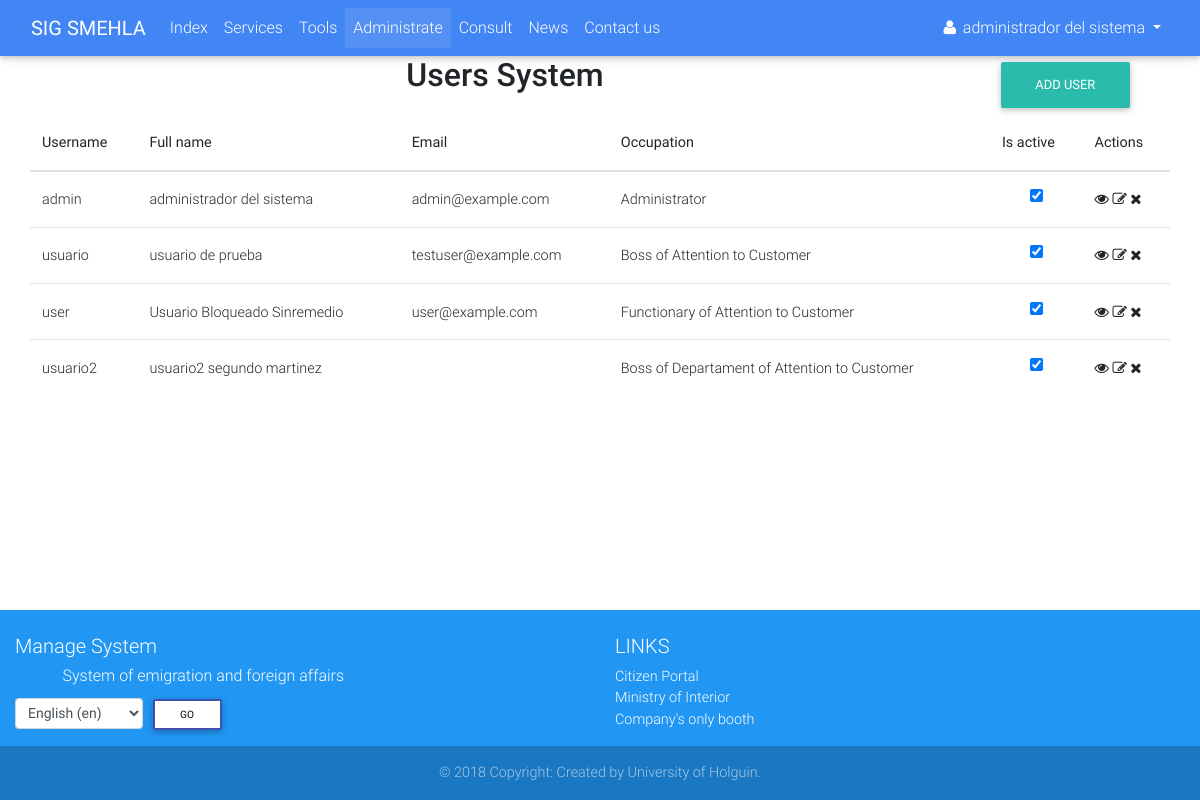
The app's page /accounts/dashboard/ (signed in) with its own data.
### accounts/models.py (models this page shows, shortened)
class Profile(AbstractUser):
    OCCUPATION_TYPE = (
        ('FAC', _('Functionary of Attention to Customer')),
        ('BAC', _('Boss of Attention to Customer')),
        ('BDAC', _('Boss of Departament of Attention to Customer')),
        ('DIR', _('Director')),
        ('ADMIN', _('Administrator')),
    )
    born_date = models.DateField(_('Born date'), blank=True, null=True, validators=[validate_born_date])
    occupation = models.CharField(_('Occupation'), max_length=5, choices=OCCUPATION_TYPE, default='FAC')
    class Meta:
        verbose_name = _('Profile')
        verbose_name_plural = _('Profiles')
    def __str__(self):
        if self.first_name and self.last_name:
            return self.get_full_name()
        else:
            return self.username

### accounts/views.py (the view)
# urls.py: path('dashboard/', views.DashBoardView.as_view(), name='dashboard'),
class DashBoardView(mixins.SuperuserRequiredMixin, mixins.NavbarMixin, generic.ListView):
    template_name = 'accounts/dashboard.html'
    tab_name = 'dashboard'
    model = Profile

### accounts/mixins.py (called while the page is built)
    def dispatch(self, request, *args, **kwargs):
        response = super(SuperuserRequiredMixin, self).dispatch(request, *args, **kwargs)
        if request.user.is_superuser:
            return response
        else:
            raise PermissionDenied

    def get_tab_name(self):
        if self.tab_name:
            return self.tab_name
        else:
            return 'init'

    def get_context_data(self, **kwargs):
        context = super(NavbarMixin, self).get_context_data(**kwargs)
        context['tab'] = self.get_tab_name()
        return context

### accounts/templates/accounts/dashboard.html (shortened to what this page needs)
{% extends 'navbar.html' %}
{% load i18n %}
{% block main %}
    <div class="container">
        <div class="row">
            <div class="col-10"><h2 class="h2 text-center">{% trans 'Users System' %}</h2></div>
            <div class="col">
                <a href="{% url 'accounts:profile_create' %}" class="btn btn-default">{% trans 'Add user' %}</a>
            </div>
        </div>
        <div class="row">
            <table class="table table-hover" cellspacing="0" width="100%">
                <thead>
                <tr>
                    <th class="th">{% trans 'Username' %}</th>
                    <th>{% trans 'Full name' %}</th>
                    <th>{% trans 'Email' %}</th>
                    <th>{% trans 'Occupation' %}</th>
                    <th>{% trans 'Is active' %}</th>
                    <th>{% trans 'Actions' %}</th>
                </tr>
                </thead>
                <tbody>
                {% for profile in profile_list %}
                    <tr>
                        <td>{{ profile.username }}</td>
                        <td>{{ profile.get_full_name }}</td>
                        <td>{{ profile.email }}</td>
                        <td>{{ profile.get_occupation_display }}</td>
                        <td>
                            <input type="checkbox" class="form-control"
                                   {% if  profile.is_active %}checked title="{% trans 'Is active' %}"
                                   {% else %}title="{% trans 'Is inactive' %}"{% endif %} data-pk="{{ profile.pk }}">
                        </td>
                        <td>
                            <a href="{% url 'accounts:profile_detail' profile.pk %}">
                                <i class="fa fa-eye"></i>
                            </a>
                            <a href="{% url 'accounts:profile_update' profile.pk %}">
                                <i class="fa fa-edit"></i>
                            </a>
                            <a href="{% url 'accounts:profile_delete' profile.pk %}">
                                <i class="fa fa-remove"></i>
                            </a>
                        </td>
                    </tr>
                {% endfor %}
                </tbody>
            </table>
        </div>
    </div>
{% endblock %}

### accounts/templates/navbar.html (shortened to what this page needs)
{% extends 'base.html' %}
{% load static %}
{% load i18n %}
{% block styles %}
    <link rel="stylesheet" href="{% static 'accounts/css/navbar.css' %}">
{% endblock %}
{% block content %}
    <header>
        <nav class="navbar navbar-expand-lg navbar-dark primary-color">
            <div class="container-fluid">
                <a href="{% url 'services:index' %}" class="navbar-brand">
                    <strong>SIG SMEHLA</strong>
                </a>
                <div class="collapse navbar-collapse" id="navbar">
                    <ul class="navbar-nav mr-auto">
                        <li class="nav-item" id="init">
                            <a href="{% url 'services:index' %}" class="nav-link">{% trans 'Index' %}
                                </a>
                        </li>
                        <li class="nav-item" id="services">
                            <a href="{% url 'services:services' %}" class="nav-link">{% trans 'Services' %}</a>
                        </li>
                        {% if user.is_authenticated %}
                            <li class="nav-item" id="tools">
                                <a href="{% url 'services:tools' %}" class="nav-link">{% trans 'Tools' %}</a>
                            </li>
                        {% endif %}
                        {% if user.is_superuser %}
                            <li class="nav-item" id="dashboard">
                                <a href="{% url 'accounts:dashboard' %}" class="nav-link">{% trans 'Administrate' %}</a>
                            </li>
                        {% endif %}
                        <li class="nav-item" id="status">
                            <a href="{% url 'services:status' %}" class="nav-link">{% trans 'Consult' %}</a>
                        </li>
                        <li class="nav-item" id="news">
                            <a href="{% url 'news:list' %}" class="nav-link">{% trans 'News' %}</a>
                        </li>
                        <li class="nav-item">
                            <a href="#" class="nav-link" data-toggle="modal"
                               data-target="#contact">{% trans 'Contact us' %}</a>
                        </li>
                    </ul>
                    <div class="form-inline">
                        <ul class="navbar-nav mr-auto">
                            <li class="nav-item">
                                {% if user.is_authenticated %}
                                    <div class="dropdown">
                                        <a href="#" id="test" class="nav-link waves-effect waves-light dropdown-toggle"
                                           data-toggle="dropdown" aria-haspopup="true" aria-expanded="false">
                                            <i class="fa fa-user"></i>
                                            <span class="clearfix d-none d-sm-inline-block">{{ user }}</span>
                                        </a>
                                    </div>
                                {% else %}
                                    <a href="{% url 'accounts:login' %}" class="nav-link">
                                        <i class="fa fa-sign-in"></i>
                                    </a>
                                {% endif %}
                            </li>
                        </ul>
                    </div>
                </div>
            </div>
        </nav>
    </header>
    <main>
        {% block main %}
        {% endblock %}
    </main>
    <footer class="page-footer font-small blue pt-4">
        <div class="container-fluid text-center text-md-left">
            <div class="row">
                <div class="col-md-6 mt-md-0 mt-3">
                    <h5>{% trans 'Manage System' %}</h5>
                    <h6 class="offset-1">{% trans 'System of emigration and foreign affairs' %}</h6>
                    <form action="{% url 'set_language' %}" method="post">{% csrf_token %}
                        <label>
                            <select name="language" class="form-control form-control-sm" id="languages">
                                {% get_available_languages as LANGUAGES %}
                                {% get_language_info_list for LANGUAGES as languages %}
                                {% get_current_language as LANGUAGE_CODE %}
                                {% for language in languages %}
                                    <option value="{{ language.code }}"{% if language.code == LANGUAGE_CODE %}
                                            selected{% endif %}>
                                        {{ language.name_local }} ({{ language.code }})
                                    </option>
                                {% endfor %}
                            </select>
                        </label>
                        <input type="submit" value="{% trans 'Go' %}" class="btn btn-outline-indigo btn-white btn-sm">
                    </form>
                </div>
                <div class="col-md-3 mb-md-0 mb-3">
                    <h5 class="text-uppercase">{% trans 'Links' %}</h5>
                    <ul class="list-unstyled">
                        <li>
                            <a href="http://www.cidadao.gov.ao" target="_blank">{% trans 'Citizen Portal' %}</a>
                        </li>
                        <li>
                            <a href="http://www.minint.gov.ao" target="_blank">{% trans 'Ministry of Interior' %}</a>
                        </li>
                        <li>
                            <a href="http://gue.minjus-ao.com" target="_blank">{% trans "Company's only booth" %}</a>
                        </li>
                    </ul>
                </div>
            </div>
        </div>
        <div class="footer-copyright text-center py-3">
            &copy; 2018 {% trans 'Copyright: Created by University of Holguin' %}.
        </div>
    </footer>
{% endblock %}

### accounts/static/accounts/css/navbar.css (style rules this page uses)
body { display: flex; min-height: 100vh; flex-direction: column; }
main { flex: 1 0 auto; }

### records on screen
Profile: first_name+last_name "administrador del sistema", username "admin", get_full_name "administrador del sistema", email "admin@example.com", occupation "Administrator", is_active "☑"
Profile: username "usuario", get_full_name "usuario de prueba", email "testuser@example.com", occupation "Boss of Attention to Customer", is_active "☑"
Profile: username "user", get_full_name "Usuario Bloqueado Sinremedio", email "user@example.com", occupation "Functionary of Attention to Customer", is_active "☑"
Profile: username "usuario2", get_full_name "usuario2 segundo martinez", occupation "Boss of Departament of Attention to Customer", is_active "☑"

### other values on screen
form field language "English (en)"
